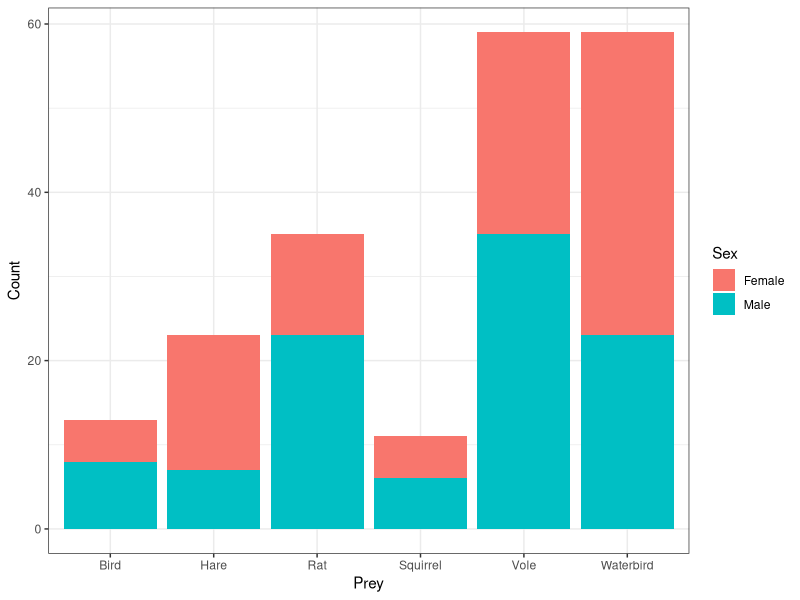

Here is the R script that generated this plot:
## ---- chunk 1
library(readr)
library(dplyr)
library(ggplot2)
## ---- chunk 2
knitr::opts_knit$set(root.dir = "../data_csv")
## ---- chunk 3
eagles <- read_csv("EAGLES.CSV")
## ---- chunk 4
glimpse(eagles)
## ---- chunk 5
ggplot(eagles, aes(x=Prey, y = Count, fill = Sex)) + 
  geom_bar(stat="identity") + 
  theme_bw()
## ---- chunk 6
eagles_table <- xtabs(Count ~ Sex + Prey, data=eagles)
eagles_table
## ---- chunk 7
chisq.test(eagles_table)
## ---- chunk 8
eagleschi <- chisq.test(eagles_table)

eagleschi$observed - eagleschi$expected

